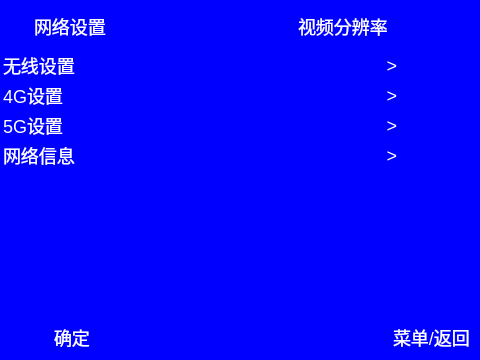
<?xml version="1.0" encoding="UTF-8"?>
<ui version="4.0">
 <class>NetSetting</class>
 <widget class="QWidget" name="NetSetting">
  <property name="geometry">
   <rect>
    <x>0</x>
    <y>0</y>
    <width>480</width>
    <height>360</height>
   </rect>
  </property>
  <property name="windowTitle">
   <string>NetSetting</string>
  </property>
  <property name="styleSheet">
   <string notr="true">
*{
color: rgb(255, 255, 255);
background-color: rgba(0, 0, 255, 100%);
font: 18px;
/*border:1px solid red;*/
}

#widgetHead{
	/*background-color: rgba(20 ,30, 30,100);*/
	/*border-bottom:1px solid #F8F8FF;*/
}

#tableWidget::item:focus{
	/*border: 0px solid rgb(255,209,128);)
border: 0px;
background-color::rgb(255,209,128);*/
}


</string>
  </property>
  <widget class="QTableWidget" name="tableWidget">
   <property name="enabled">
    <bool>true</bool>
   </property>
   <property name="geometry">
    <rect>
     <x>0</x>
     <y>50</y>
     <width>480</width>
     <height>360</height>
    </rect>
   </property>
   <property name="focusPolicy">
    <enum>Qt::NoFocus</enum>
   </property>
   <property name="frameShape">
    <enum>QFrame::NoFrame</enum>
   </property>
   <property name="lineWidth">
    <number>0</number>
   </property>
   <property name="verticalScrollBarPolicy">
    <enum>Qt::ScrollBarAlwaysOff</enum>
   </property>
   <property name="horizontalScrollBarPolicy">
    <enum>Qt::ScrollBarAlwaysOff</enum>
   </property>
   <property name="sizeAdjustPolicy">
    <enum>QAbstractScrollArea::AdjustToContents</enum>
   </property>
   <property name="editTriggers">
    <set>QAbstractItemView::AnyKeyPressed|QAbstractItemView::DoubleClicked|QAbstractItemView::EditKeyPressed</set>
   </property>
   <property name="tabKeyNavigation">
    <bool>false</bool>
   </property>
   <property name="selectionMode">
    <enum>QAbstractItemView::SingleSelection</enum>
   </property>
   <property name="selectionBehavior">
    <enum>QAbstractItemView::SelectRows</enum>
   </property>
   <property name="showGrid">
    <bool>false</bool>
   </property>
   <property name="gridStyle">
    <enum>Qt::NoPen</enum>
   </property>
   <property name="wordWrap">
    <bool>false</bool>
   </property>
   <property name="cornerButtonEnabled">
    <bool>false</bool>
   </property>
   <attribute name="horizontalHeaderVisible">
    <bool>false</bool>
   </attribute>
   <attribute name="horizontalHeaderCascadingSectionResizes">
    <bool>false</bool>
   </attribute>
   <attribute name="horizontalHeaderDefaultSectionSize">
    <number>200</number>
   </attribute>
   <attribute name="horizontalHeaderHighlightSections">
    <bool>false</bool>
   </attribute>
   <attribute name="verticalHeaderVisible">
    <bool>false</bool>
   </attribute>
   <attribute name="verticalHeaderHighlightSections">
    <bool>false</bool>
   </attribute>
   <attribute name="verticalHeaderShowSortIndicator" stdset="0">
    <bool>false</bool>
   </attribute>
   <row>
    <property name="text">
     <string>1</string>
    </property>
   </row>
   <row>
    <property name="text">
     <string>2</string>
    </property>
   </row>
   <row>
    <property name="text">
     <string>3</string>
    </property>
   </row>
   <row>
    <property name="text">
     <string>4</string>
    </property>
   </row>
   <column>
    <property name="text">
     <string>1</string>
    </property>
   </column>
   <column>
    <property name="text">
     <string>2</string>
    </property>
   </column>
   <item row="0" column="0">
    <property name="text">
     <string>无线设置</string>
    </property>
   </item>
   <item row="0" column="1">
    <property name="text">
     <string>&gt;</string>
    </property>
    <property name="textAlignment">
     <set>AlignTrailing|AlignVCenter</set>
    </property>
   </item>
   <item row="1" column="0">
    <property name="text">
     <string>4G设置</string>
    </property>
   </item>
   <item row="1" column="1">
    <property name="text">
     <string>&gt;</string>
    </property>
    <property name="textAlignment">
     <set>AlignTrailing|AlignVCenter</set>
    </property>
   </item>
   <item row="2" column="0">
    <property name="text">
     <string>5G设置</string>
    </property>
   </item>
   <item row="2" column="1">
    <property name="text">
     <string>&gt;</string>
    </property>
    <property name="textAlignment">
     <set>AlignTrailing|AlignVCenter</set>
    </property>
   </item>
   <item row="3" column="0">
    <property name="text">
     <string>网络信息</string>
    </property>
   </item>
   <item row="3" column="1">
    <property name="text">
     <string>&gt;</string>
    </property>
    <property name="textAlignment">
     <set>AlignTrailing|AlignVCenter</set>
    </property>
   </item>
  </widget>
  <widget class="QWidget" name="widgetBottom" native="true">
   <property name="geometry">
    <rect>
     <x>0</x>
     <y>310</y>
     <width>480</width>
     <height>50</height>
    </rect>
   </property>
   <widget class="QLabel" name="tipOkLogoLable">
    <property name="geometry">
     <rect>
      <x>9</x>
      <y>7</y>
      <width>40</width>
      <height>40</height>
     </rect>
    </property>
    <property name="text">
     <string/>
    </property>
    <property name="pixmap">
     <pixmap resource="res.qrc">:/Image/ok.png</pixmap>
    </property>
    <property name="scaledContents">
     <bool>true</bool>
    </property>
   </widget>
   <widget class="QLabel" name="tipOkValueLable">
    <property name="geometry">
     <rect>
      <x>54</x>
      <y>12</y>
      <width>41</width>
      <height>31</height>
     </rect>
    </property>
    <property name="text">
     <string>确定</string>
    </property>
   </widget>
   <widget class="QLabel" name="tipReturnValueLable">
    <property name="geometry">
     <rect>
      <x>354</x>
      <y>9</y>
      <width>35</width>
      <height>35</height>
     </rect>
    </property>
    <property name="text">
     <string/>
    </property>
    <property name="pixmap">
     <pixmap resource="res.qrc">:/Image/back.png</pixmap>
    </property>
    <property name="scaledContents">
     <bool>true</bool>
    </property>
   </widget>
   <widget class="QLabel" name="tipReturnLogoLable">
    <property name="geometry">
     <rect>
      <x>393</x>
      <y>12</y>
      <width>81</width>
      <height>31</height>
     </rect>
    </property>
    <property name="text">
     <string>菜单/返回</string>
    </property>
   </widget>
  </widget>
  <widget class="QWidget" name="widgetHead" native="true">
   <property name="geometry">
    <rect>
     <x>0</x>
     <y>0</y>
     <width>480</width>
     <height>50</height>
    </rect>
   </property>
   <widget class="QLabel" name="navTipValueLable">
    <property name="geometry">
     <rect>
      <x>34</x>
      <y>16</y>
      <width>72</width>
      <height>21</height>
     </rect>
    </property>
    <property name="text">
     <string>网络设置</string>
    </property>
   </widget>
   <widget class="QLabel" name="navTipLogoLable">
    <property name="geometry">
     <rect>
      <x>6</x>
      <y>17</y>
      <width>20</width>
      <height>20</height>
     </rect>
    </property>
    <property name="text">
     <string/>
    </property>
    <property name="pixmap">
     <pixmap resource="res.qrc">:/Image/nav-net.png</pixmap>
    </property>
    <property name="scaledContents">
     <bool>true</bool>
    </property>
   </widget>
   <widget class="QLabel" name="navTipconfigLable">
    <property name="geometry">
     <rect>
      <x>298</x>
      <y>16</y>
      <width>141</width>
      <height>21</height>
     </rect>
    </property>
    <property name="text">
     <string>视频分辨率</string>
    </property>
   </widget>
  </widget>
 </widget>
 <resources>
  <include location="res.qrc"/>
 </resources>
 <connections/>
</ui>
